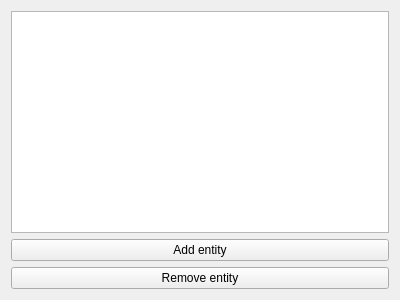
<?xml version="1.0" encoding="UTF-8"?>
<ui version="4.0">
 <class>Hierarchy</class>
 <widget class="QWidget" name="Hierarchy">
  <property name="geometry">
   <rect>
    <x>0</x>
    <y>0</y>
    <width>400</width>
    <height>300</height>
   </rect>
  </property>
  <property name="windowTitle">
   <string>Form</string>
  </property>
  <layout class="QVBoxLayout" name="verticalLayout">
   <item>
    <widget class="QListWidget" name="listEntities"/>
   </item>
   <item>
    <widget class="QPushButton" name="buttonAddEntity">
     <property name="text">
      <string>Add entity</string>
     </property>
    </widget>
   </item>
   <item>
    <widget class="QPushButton" name="buttonRemoveEntity">
     <property name="text">
      <string>Remove entity</string>
     </property>
    </widget>
   </item>
  </layout>
 </widget>
 <resources/>
 <connections/>
</ui>
